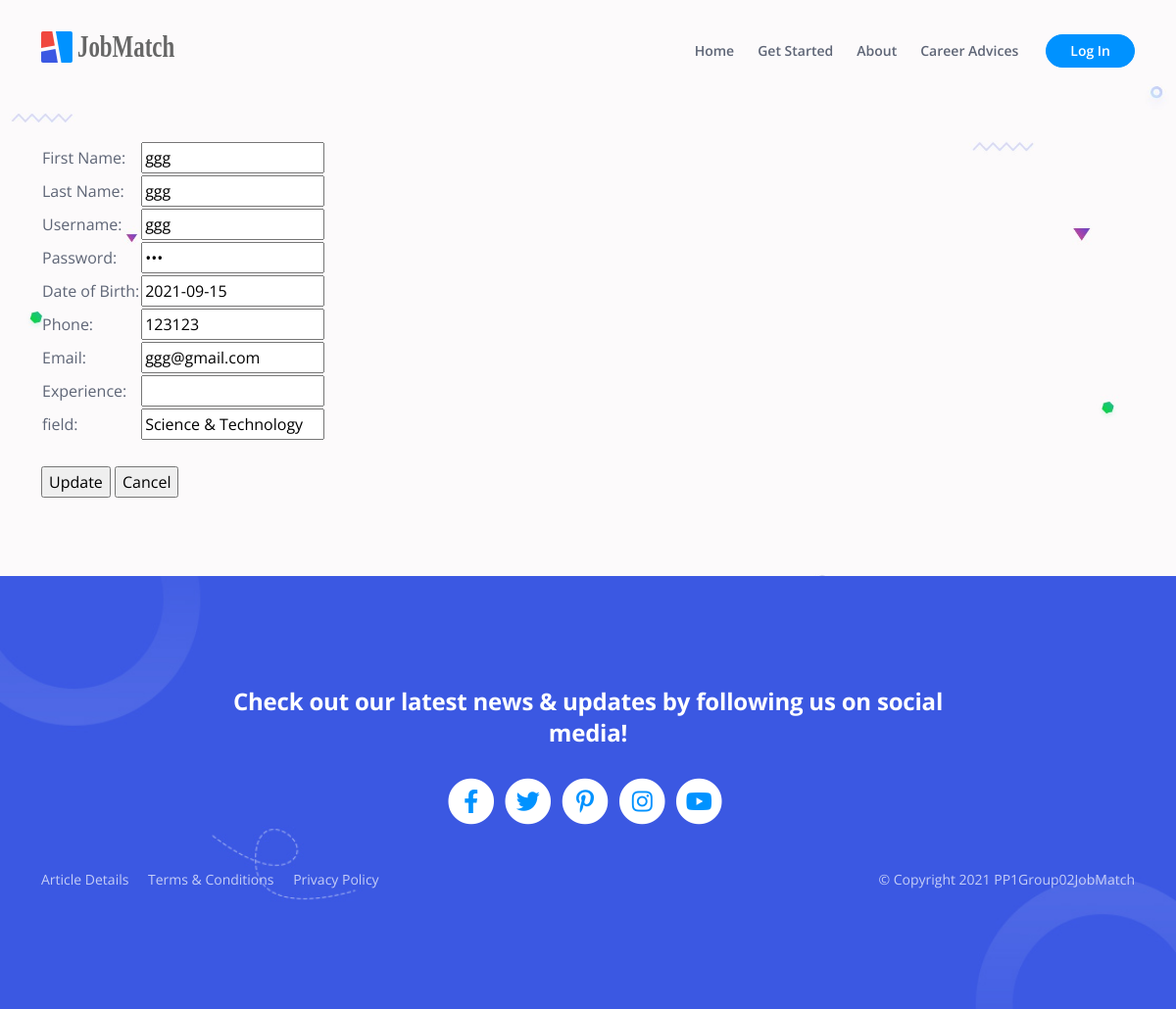
The app's page /view/edit_jobseeker.php?id=17, older data.
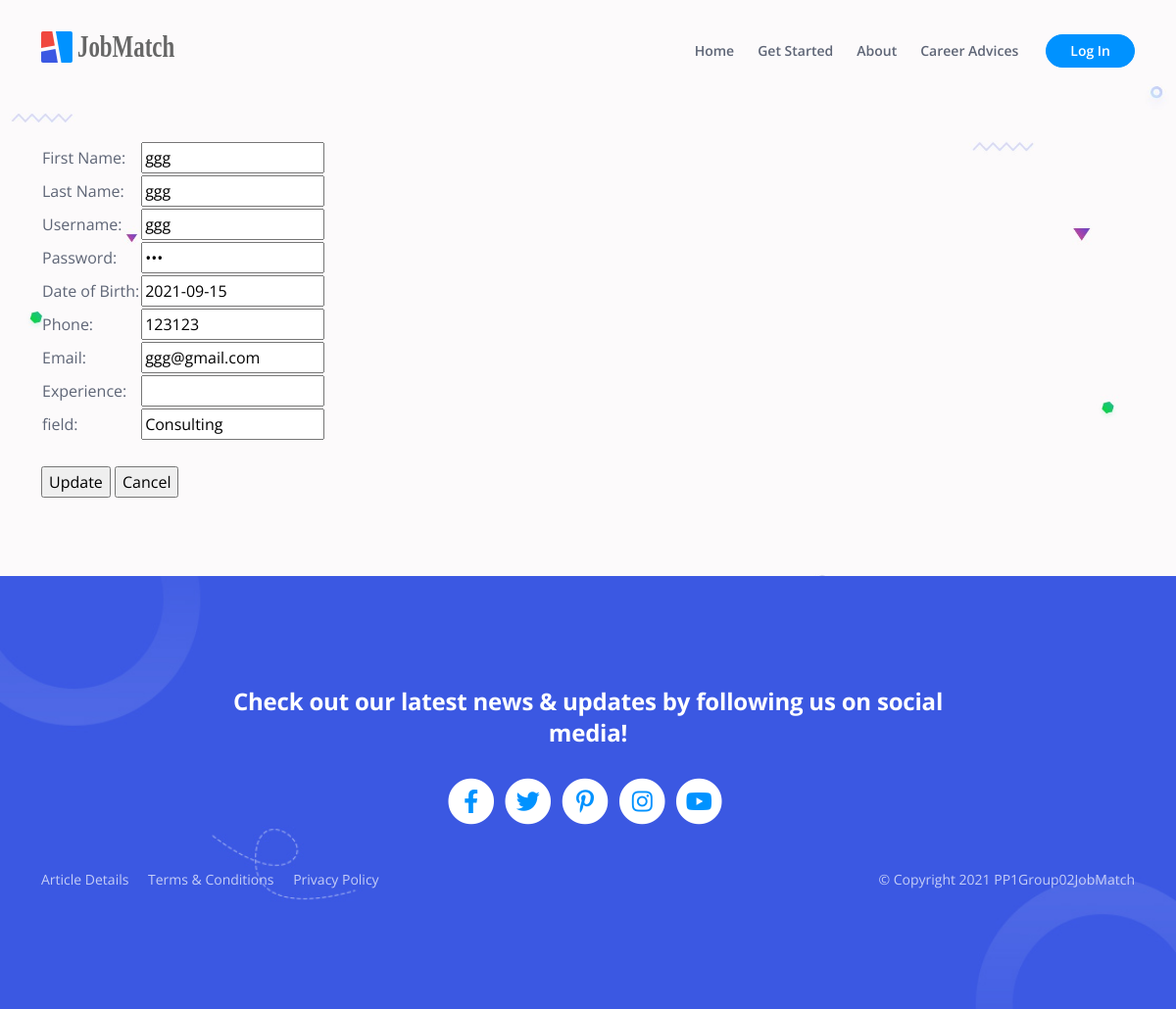
The same page, newer data.
### tables this page shows
CREATE TABLE `jobseeker` (
  `id` int(11) NOT NULL,
  `firstName` text NOT NULL,
  `lastName` text NOT NULL,
  `username` text NOT NULL,
  `password` text NOT NULL,
  `dateOfBirth` date NOT NULL,
  `phone` int(11) NOT NULL,
  `email` text NOT NULL,
  `field` text NOT NULL,
  `experience` longtext DEFAULT NULL,
  `Image` mediumblob DEFAULT NULL
);

### view/edit_jobseeker.php (the view, shortened to what the changed rows need)
<!DOCTYPE html>
<html lang="en">
<head>
    <?php
        require_once("component/header.php");
    ?>
</head>
<body data-bs-spy="scroll" data-bs-target="#navbarExample">
    <header id="ex-header" class="ex-header">
        <div class="container">
            <div class="row">
                <?php
                require_once '../model/db_connection.php';
                $id = $_GET['id'];
                if (isset($_POST['submit'])) {
                    $firstName = $_POST['firstName'];
                    $lastName = $_POST['lastName'];
                    $username = $_POST['username'];
                    $password = $_POST['password'];
                    $dob = $_POST['dob'];
                    $phone = $_POST['phone'];
                    $email = $_POST['email'];
                    $exp = $_POST['exp'];
                    $field = $_POST['field'];
                    $query = "UPDATE jobseeker SET firstName=?, lastName=?, username=?, password=?, dateOfBirth=?, phone=?, email=?, experience=?, field=? WHERE id = ?";
                    $stmt = $db->prepare($query);
                    $stmt->bind_param("sssssssssi", $firstName, $lastName, $username, $password, $dob, $phone, $email, $exp, $field, $id);
                    $stmt->execute();
                    $affectedRows = $stmt->affected_rows;
                    $stmt->close();
                    $db->close();
                    if ($affectedRows == 1) {
                        echo "Successfully Updated Job<br><br>";
                        echo "<a href=\"admin_index.php\" class=\"btn btn-success\">Back to Job List</a>";
                        echo "<br><hr>";
                        exit;
                    } else {
                        echo "Failed to Updated Job<br><br>";
                        echo "<a href=\"admin_index.php\" class=\"btn btn-success\">Back to Job List</a>";
                        echo "<br><hr>";
                        exit;
                    }
                } else {
                    $querySeeker = "SELECT * FROM jobseeker WHERE id = ?";
                    $stmtSeeker = $db->prepare($querySeeker);
                    $stmtSeeker->bind_param("i", $id);
                    $stmtSeeker->execute();
                    $result = $stmtSeeker->get_result();
                    $row = $result->fetch_assoc();
                    $firstName = $row['firstName'];
                    $lastName = $row['lastName'];
                    $username = $row['username'];
                    $password = $row['password'];
                    $dob = $row['dateOfBirth'];
                    $phone = $row['phone'];
                    $email = $row['email'];
                    $exp = $row['experience'];
                    $field = $row['field'];
echo <<<END
				<form action="" method="POST">
					<table class=”table”>
						<tr>
							<td scope="row">First Name:</td>
							<td scope="row"><input type="text" name="firstName" value="$firstName" required></td>
						</tr>
                        <tr>
                            <td scope="row">Last Name:</td>
                            <td scope="row"><input type="text" name="lastName" value="$lastName" required ></td>
                        </tr>
                        <tr>
                            <td scope="row">Username:</td>
                            <td scope="row"><input type="text" name="username" value="$username" required></td>
                        </tr>
                        <tr>
                            <td scope="row">Password:</td>
                            <td scope="row"><input type="password" name="password" value="$password" required></td>
                        </tr>
                        <tr>
                            <td scope="row">Date of Birth:</td>
                            <td scope="row"><input type="text" name="dob" value="$dob" required></td>
                        </tr>
                        <tr>
                            <td scope="row">Phone:</td>
                            <td scope="row"><input type="text" name="phone" value="$phone" required></td>
                        </tr>
						<tr>
							<td scope="row">Email:</td>
							<td scope="row"><input type="text" name="email" value="$email" required></td>
						</tr>
						<tr>
                            <td scope="row">Experience:</td>
                            <td scope="row"><input type="text" name="exp" value="$exp" required></td>
                        </tr>
                        <tr>
                            <td scope="row">field:</td>
                            <td scope="row"><input type="text" name="field" value="$field" required></td>
                        </tr>
					</table>
					<br>
					<input type="hidden" name="id" value=$id>
					<input type="submit" name="submit" value="Update">
					<input type="button" value="Cancel" class="homebutton" id="btnHome" onClick="document.location.href='admin_index.php'" />
				</form>
END;
                }
                ?>
            </div>
        </div>
    </header>
</body>
</html>

Row changes from the older to the newer data that the page shows:
changed jobseeker "ggg": field "Science & Technology" → "Consulting"
